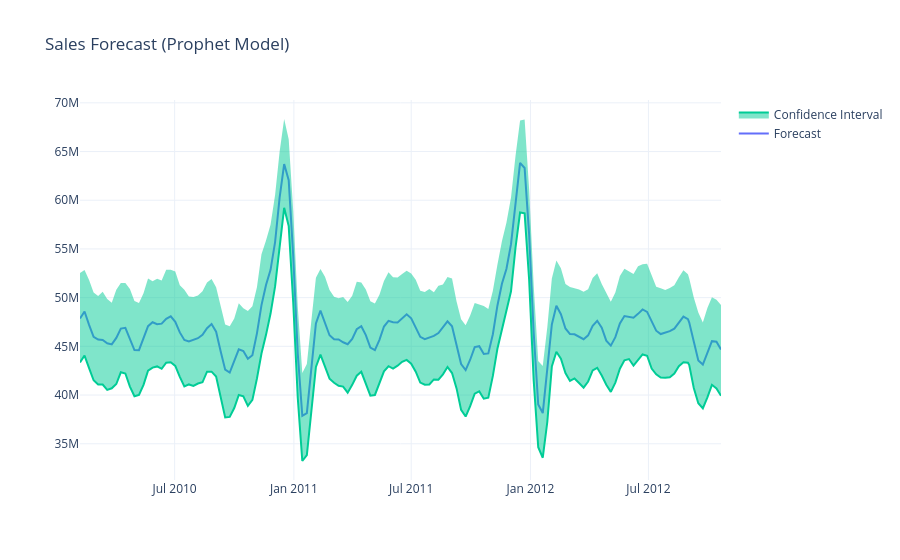

Source (notebook cell):
### Code cell
import plotly.graph_objects as go

df = forecast

fig = go.Figure()

fig.add_trace(go.Scatter(
    x=df['ds'],
    y=df['yhat'],
    mode='lines',
    name='Forecast'
))

fig.add_trace(go.Scatter(
    x=df['ds'],
    y=df['yhat_upper'],
    line=dict(width=0),
    showlegend=False
))

fig.add_trace(go.Scatter(
    x=df['ds'],
    y=df['yhat_lower'],
    fill='tonexty',
    name='Confidence Interval'
))

fig.update_layout(
    title="Sales Forecast (Prophet Model)",
    template="plotly_white"
)

fig.show()

### Figure 1 — Plotly figure (JSON) as saved in the notebook; plotly's stock layout.template omitted (floating-point values rounded to 4 significant figures; data arrays with more than 128 entries replaced by an {"elided": "..."} marker saying what was removed)
{"data": [{"mode": "lines", "name": "Forecast", "type": "scatter", "x": {"elided": "143 str values"}, "y": {"elided": "143 float values"}}, {"line": {"width": 0}, "showlegend": false, "type": "scatter", "x": {"elided": "143 str values"}, "y": {"elided": "143 float values"}}, {"fill": "tonexty", "name": "Confidence Interval", "type": "scatter", "x": {"elided": "143 str values"}, "y": {"elided": "143 float values"}}], "layout": {"title": {"text": "Sales Forecast (Prophet Model)"}}}
